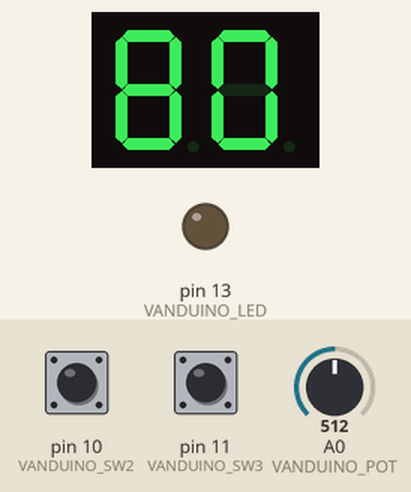
Simulated run of this sketch. Board: Arduino Uno, built with avr-gcc and run on an emulated ATmega328P. Shown: 2-digit seven-segment display, output pins drawn as LEDs (lit = HIGH). Wiring (inferred from the names in the program): 2-digit 7-segment display, segments lit when HIGH: segments pin 0, pin 1, pin 2, pin 3, pin 4, pin 5, pin 6, pin 7; digit selects pin 9, pin 8. The test bench sets the inputs (shaded band); at power-on: A0 (VANDUINO_POT) = 512, pin 10 (VANDUINO_SW2) HIGH, pin 11 (VANDUINO_SW3) LOW. The segment pins are drawn as the display they are named for; pins used as bus, display or sensor lines are not drawn.

Above: at 1.2 s.
1.3 s: A0 (VANDUINO_POT) set to 463
At 2.5 s:
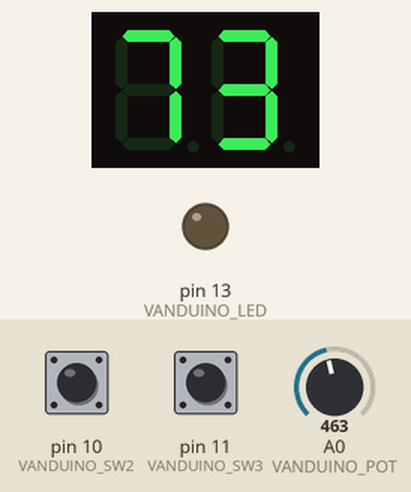
2.8 s: A0 (VANDUINO_POT) set to 447
At 3.3 s:
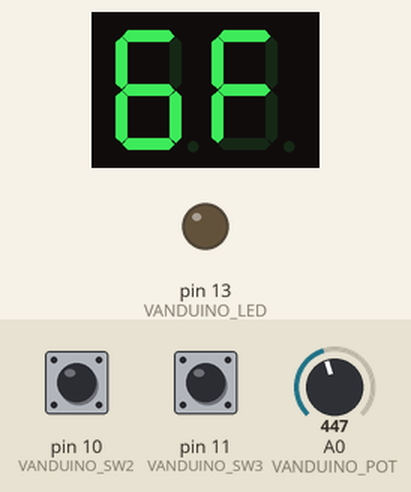
4.3 s: A0 (VANDUINO_POT) set to 306
At 4.8 s:
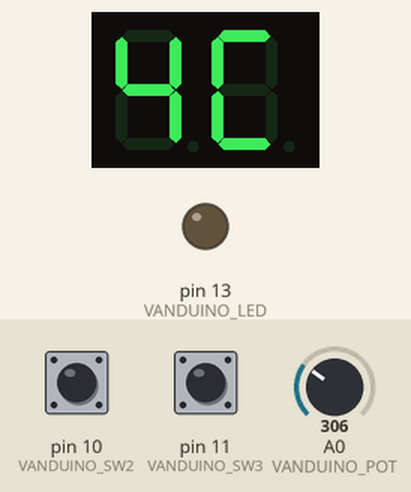
5.8 s: A0 (VANDUINO_POT) set to 122
At 6.7 s:
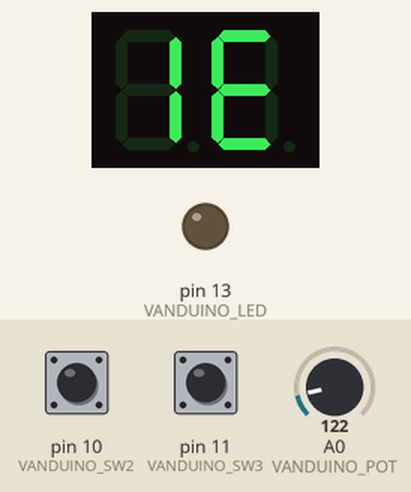
7.3 s: A0 (VANDUINO_POT) set to 1023
At 8.1 s:
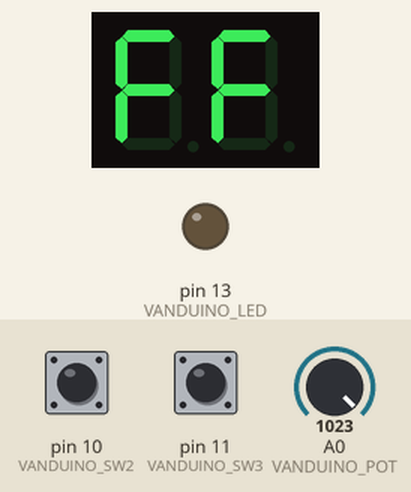
8.8 s: pin 10 (VANDUINO_SW2) pulled LOW for 0.15 s
At 8.95 s:
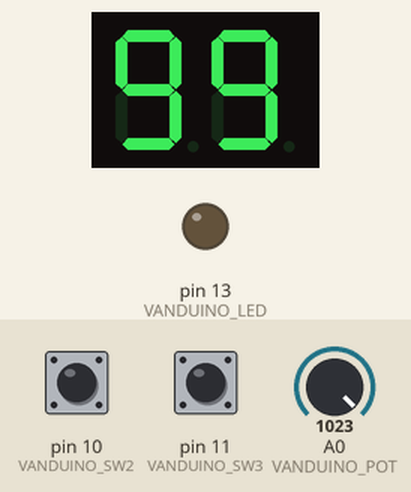
Timing chart, 0 to 11.5 s (numbered marks = the images above; inputs shaded):
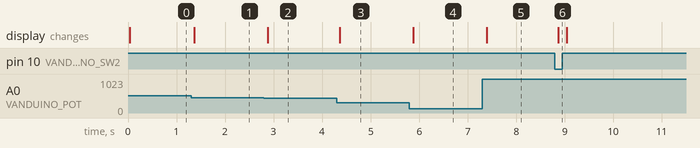

The sketch:

Assignment5.ino
```cpp
// Jack Chambers
// Assignment 5
// 9/23/2025

// Constants
#define BLANK -1   // value outside 0–F used to indicate blank digit

// Display Controller
#include "Display.h"
#include "Vanduino.h"

void setup() {
	// put your setup code here, to run once:
	DISPLAY_setup();
    DISPLAY_enableCC();

	pinMode(VANDUINO_LED, OUTPUT);
    pinMode(VANDUINO_SW2, INPUT);
    pinMode(VANDUINO_SW3, INPUT);
}

void display(int value, char base, char blanking)
{
    int left = 0;
    int right = 0;

    // Clamp value to valid range
    if (base == 0) {               // Decimal
        if (value < 0) value = 0;
        if (value > 99) value = 99;

        left  = value / 10;
        right = value % 10;

        if (blanking == 0 && value < 10) {
            left = BLANK;          // suppress leading zero
        }
    }

    else {                          // Hexadecimal
        if (value < 0) value = 0;
        if (value > 0xFF) value = 0xFF;

        left  = (value >> 4) & 0x0F;
        right = value & 0x0F;

        if (blanking == 0 && value < 0x10) {
            left = BLANK;
        }
    }

   	DISPLAY_write(left, right);
}


void loop() {
	// Assignment 4
	int reading = analogRead(VANDUINO_POT); // 1024 step ADC

    int percentDecimal  = map(reading, 0, 1024, 0, 100);
	int percentHex      = map(reading, 0, 1024, 0, 256);

    int base = digitalRead(VANDUINO_SW2);
    int blank = digitalRead(VANDUINO_SW3);;

    if (base == 0) { // decimal
        display(percentDecimal, base, blank);
    } else {
        display(percentHex, base, blank);
    }
}
```

Display.cpp
```cpp
// Jack Chambers
// Display.cpp
// 9/24/2025
// Contains methods to control the 7 Segment display on the Vanduino

/*

!! Vanduino Conflicts !!
	Serial (D0, D1)
	Keypad (D0 - D7)

*/

#include "Display.h"
#include <Arduino.h>

int CC_ENABLED = 0;

void DISPLAY_setup() {
	// Set up display pins for output
	pinMode(DISPLAY_A, OUTPUT);
	pinMode(DISPLAY_B, OUTPUT);
	pinMode(DISPLAY_C, OUTPUT);
	pinMode(DISPLAY_D, OUTPUT);
	pinMode(DISPLAY_E, OUTPUT);
	pinMode(DISPLAY_F, OUTPUT);
	pinMode(DISPLAY_G, OUTPUT);
	pinMode(DISPLAY_DP, OUTPUT);
}


void DISPLAY_enableCC() {
	CC_ENABLED = 1;
	pinMode(DISPLAY_CC1, OUTPUT);
	pinMode(DISPLAY_CC2, OUTPUT);
};


void DISPLAY_clear() {
	digitalWrite(DISPLAY_CC1, 	LOW);
	digitalWrite(DISPLAY_CC2, 	LOW);
	DISPLAY_reset();
}

void DISPLAY_reset() {
	digitalWrite(DISPLAY_A, 	LOW);
	digitalWrite(DISPLAY_B, 	LOW);
	digitalWrite(DISPLAY_C, 	LOW);
	digitalWrite(DISPLAY_D, 	LOW);
	digitalWrite(DISPLAY_E, 	LOW);
	digitalWrite(DISPLAY_F, 	LOW);
	digitalWrite(DISPLAY_G, 	LOW);
	digitalWrite(DISPLAY_DP, 	LOW);
}


void DISPLAY_setDecimal(int on) {
	digitalWrite(DISPLAY_DP, on);
}


// Uses SW0 and SW1 pins
// Must bridge connection between S & C (source & cathode)
void DISPLAY_write(int leftNibble, int rightNibble) {
	// If CC's aren't enabled, just display the left digit
	if (!CC_ENABLED) {
		DISPLAY_write(leftNibble);
		return;
	}

	DISPLAY_write(leftNibble);
	digitalWrite(DISPLAY_CC1, LOW);
	digitalWrite(DISPLAY_CC2, HIGH);

	delay(10);

	DISPLAY_write(rightNibble);
	digitalWrite(DISPLAY_CC2, LOW);
	digitalWrite(DISPLAY_CC1, HIGH);

	delay(10);
}


// Writes to the display
// -1 represents displaying nothing
// 0-15 Hex
void DISPLAY_write(int nibble) {
	int truncated = nibble % 16;

	DISPLAY_reset();

	switch (truncated) {
		case -1:
			digitalWrite(DISPLAY_A, LOW);
			digitalWrite(DISPLAY_B, LOW);
			digitalWrite(DISPLAY_C, LOW);
			digitalWrite(DISPLAY_D, LOW);
			digitalWrite(DISPLAY_E, LOW);
			digitalWrite(DISPLAY_F, LOW);
			digitalWrite(DISPLAY_G, LOW);
			break;

		case 0:
			digitalWrite(DISPLAY_A, HIGH);
			digitalWrite(DISPLAY_B, HIGH);
			digitalWrite(DISPLAY_C, HIGH);
			digitalWrite(DISPLAY_D, HIGH);
			digitalWrite(DISPLAY_E, HIGH);
			digitalWrite(DISPLAY_F, HIGH);
			break;

		case 1:
			digitalWrite(DISPLAY_B, HIGH);
			digitalWrite(DISPLAY_C, HIGH);
			break;

		case 2:
			digitalWrite(DISPLAY_A, HIGH);
			digitalWrite(DISPLAY_B, HIGH);
			digitalWrite(DISPLAY_G, HIGH);
			digitalWrite(DISPLAY_E, HIGH);
			digitalWrite(DISPLAY_D, HIGH);
			break;

		case 3:
			digitalWrite(DISPLAY_A, HIGH);
			digitalWrite(DISPLAY_B, HIGH);
			digitalWrite(DISPLAY_G, HIGH);
			digitalWrite(DISPLAY_C, HIGH);
			digitalWrite(DISPLAY_D, HIGH);
			break;

		case 4:
			digitalWrite(DISPLAY_F, HIGH);
			digitalWrite(DISPLAY_B, HIGH);
			digitalWrite(DISPLAY_G, HIGH);
			digitalWrite(DISPLAY_C, HIGH);
			break;

		case 5:
			digitalWrite(DISPLAY_A, HIGH);
			digitalWrite(DISPLAY_F, HIGH);
			digitalWrite(DISPLAY_G, HIGH);
			digitalWrite(DISPLAY_C, HIGH);
			digitalWrite(DISPLAY_D, HIGH);
			break;

		case 6:
			digitalWrite(DISPLAY_A, HIGH);
			digitalWrite(DISPLAY_F, HIGH);
			digitalWrite(DISPLAY_G, HIGH);
			digitalWrite(DISPLAY_C, HIGH);
			digitalWrite(DISPLAY_D, HIGH);
			digitalWrite(DISPLAY_E, HIGH);
			break;

		case 7:
			digitalWrite(DISPLAY_A, HIGH);
			digitalWrite(DISPLAY_B, HIGH);
			digitalWrite(DISPLAY_C, HIGH);
			break;

		case 8:
			digitalWrite(DISPLAY_A, HIGH);
			digitalWrite(DISPLAY_B, HIGH);
			digitalWrite(DISPLAY_C, HIGH);
			digitalWrite(DISPLAY_D, HIGH);
			digitalWrite(DISPLAY_E, HIGH);
			digitalWrite(DISPLAY_F, HIGH);
			digitalWrite(DISPLAY_G, HIGH);
			break;

		case 9:
			digitalWrite(DISPLAY_A, HIGH);
			digitalWrite(DISPLAY_B, HIGH);
			digitalWrite(DISPLAY_C, HIGH);
			digitalWrite(DISPLAY_D, HIGH);
			digitalWrite(DISPLAY_F, HIGH);
			digitalWrite(DISPLAY_G, HIGH);
			break;

		case 10: // A
			digitalWrite(DISPLAY_A, HIGH);
			digitalWrite(DISPLAY_B, HIGH);
			digitalWrite(DISPLAY_C, HIGH);
			digitalWrite(DISPLAY_E, HIGH);
			digitalWrite(DISPLAY_F, HIGH);
			digitalWrite(DISPLAY_G, HIGH);
			break;

		case 11: // B
			digitalWrite(DISPLAY_C, HIGH);
			digitalWrite(DISPLAY_D, HIGH);
			digitalWrite(DISPLAY_E, HIGH);
			digitalWrite(DISPLAY_F, HIGH);
			digitalWrite(DISPLAY_G, HIGH);
			break;

		case 12: // C
			digitalWrite(DISPLAY_A, HIGH);
			digitalWrite(DISPLAY_D, HIGH);
			digitalWrite(DISPLAY_E, HIGH);
			digitalWrite(DISPLAY_F, HIGH);
			break;

		case 13: // D
			digitalWrite(DISPLAY_B, HIGH);
			digitalWrite(DISPLAY_C, HIGH);
			digitalWrite(DISPLAY_D, HIGH);
			digitalWrite(DISPLAY_E, HIGH);
			digitalWrite(DISPLAY_G, HIGH);
			break;

		case 14: // E
			digitalWrite(DISPLAY_A, HIGH);
			digitalWrite(DISPLAY_D, HIGH);
			digitalWrite(DISPLAY_E, HIGH);
			digitalWrite(DISPLAY_F, HIGH);
			digitalWrite(DISPLAY_G, HIGH);
			break;

		case 15: // F
			digitalWrite(DISPLAY_A, HIGH);
			digitalWrite(DISPLAY_E, HIGH);
			digitalWrite(DISPLAY_F, HIGH);
			digitalWrite(DISPLAY_G, HIGH);
			break;
	}
}


void DISPLAY_write(int displayState[7]) {
	DISPLAY_reset();

	for (int i=0; i<7; i++) {
		int pin = i;
		int state = displayState[i];
		digitalWrite(pin, state);
	}
}


void DISPLAY_write(int left[7], int right[7]) {
	// If CC's aren't enabled, just display the left digit
	if (!CC_ENABLED) {
		DISPLAY_write(left);
		return;
	}

	DISPLAY_write(left);
	digitalWrite(DISPLAY_CC1, LOW);
	digitalWrite(DISPLAY_CC2, HIGH);

	delay(10);

	DISPLAY_write(right);
	digitalWrite(DISPLAY_CC2, LOW);
	digitalWrite(DISPLAY_CC1, HIGH);

	delay(10);
}


void DISPLAY_write(int customLeft[7], int right) {
	// If CC's aren't enabled, just display the left digit
	if (!CC_ENABLED) {
		DISPLAY_write(customLeft);
		return;
	}

	DISPLAY_write(customLeft);
	digitalWrite(DISPLAY_CC1, LOW);
	digitalWrite(DISPLAY_CC2, HIGH);

	delay(10);

	DISPLAY_write(right);
	digitalWrite(DISPLAY_CC2, LOW);
	digitalWrite(DISPLAY_CC1, HIGH);

	delay(10);
}


void DISPLAY_write(int left, int customRight[7]) {
	// If CC's aren't enabled, just display the left digit
	if (!CC_ENABLED) {
		DISPLAY_write(left);
		return;
	}

	DISPLAY_write(left);
	digitalWrite(DISPLAY_CC1, LOW);
	digitalWrite(DISPLAY_CC2, HIGH);

	delay(10);

	DISPLAY_write(customRight);
	digitalWrite(DISPLAY_CC2, LOW);
	digitalWrite(DISPLAY_CC1, HIGH);

	delay(10);
}
```

Display.h
```cpp
// Jack Chambers
// Display.h
// 9/24/2025
// Contains header info for 7seg display on vanduino

/*

!! Vanduino Conflicts !!
	Serial (D0, D1)
	Keypad (D0 - D7)

*/


#ifndef __DISPLAY_H__
#define __DISPLAY_H__

// Display Pins
#define DISPLAY_A 0 // NOTE: A & B overwrite serial comm (pins 0-1)
#define DISPLAY_B 1
#define DISPLAY_C 2
#define DISPLAY_D 3
#define DISPLAY_E 4
#define DISPLAY_F 5
#define DISPLAY_G 6
#define DISPLAY_DP 7

const int DISPLAY_CUSTOM_ORDER[7] = {0,1,2,3,4,5,6};

// Display Pullup Resistors
#define DISPLAY_CC1 9 // Shares with SW1
#define DISPLAY_CC2 8 // Shares with SW0

// Enable seperate display
void DISPLAY_enableCC();

// Setup the display module
void DISPLAY_setup();

// Set all pins LOW
void DISPLAY_reset();

// Set all pins low for both digits
void DISPLAY_clear();

// Set the decimal point active or not
void DISPLAY_setDecimal(int enabled);

// Write an int (0-15) to the display
void DISPLAY_write(int hex);

// Write two ints to the display (0-15)
void DISPLAY_write(int hexLeft, int hexRight);

// Write a custom array of values to the display (LOW or HIGH)
// {A,B,...,F,G}
void DISPLAY_write(int displayState[7] );

// Write a custom array of values to individual segments
// Requires CC Enabled
void DISPLAY_write(int left[7], int right[7]);

// Write a custom value to the left and hex to the right
// Requires CC Enabled
void DISPLAY_write(int customLeft[7], int rightHex);

// Write a seperate value to the right segment, and a hex to the left
// Requires CC Enabled
void DISPLAY_write(int leftHex, int customRight[7]);

#endif // __DISPLAY_H__
```

Vanduino.h
```cpp
// Jack Chambers
// Vanduino.h
// 9/24/2025
// Contains definitions for parts of the vanduino shield
// easier to reference than the schematic

#ifndef __VANDUINO_H__
#define __VANDUINO_H__

// Vanduino Pins

// Note: Switches are active LOW
// digitalRead(SWx) == LOW
#define VANDUINO_SW0 8
#define VANDUINO_SW1 9
#define VANDUINO_SW2 10
#define VANDUINO_SW3 11

#define VANDUINO_LED 13

#define VANDUINO_POT 14

#endif // __VANDUINO_H__
```

Measured:
- the behaviour switches between 448 and 447 on A0 (VANDUINO_POT) (found by bisection; images 1 and 2)
- after the input at 1.3 s, the display: changes after 0.07 s (image 1)
- after the input at 2.8 s, the display: changes after 0.08 s (image 2)
- after the input at 4.3 s, the display: changes after 0.06 s (image 3)
- after the input at 5.8 s, the display: changes after 0.08 s (image 4)
- after the input at 7.3 s, the display: changes after 0.09 s (image 5)
- after the input at 8.8 s, the display: changes after 0.07 s (image 6)
